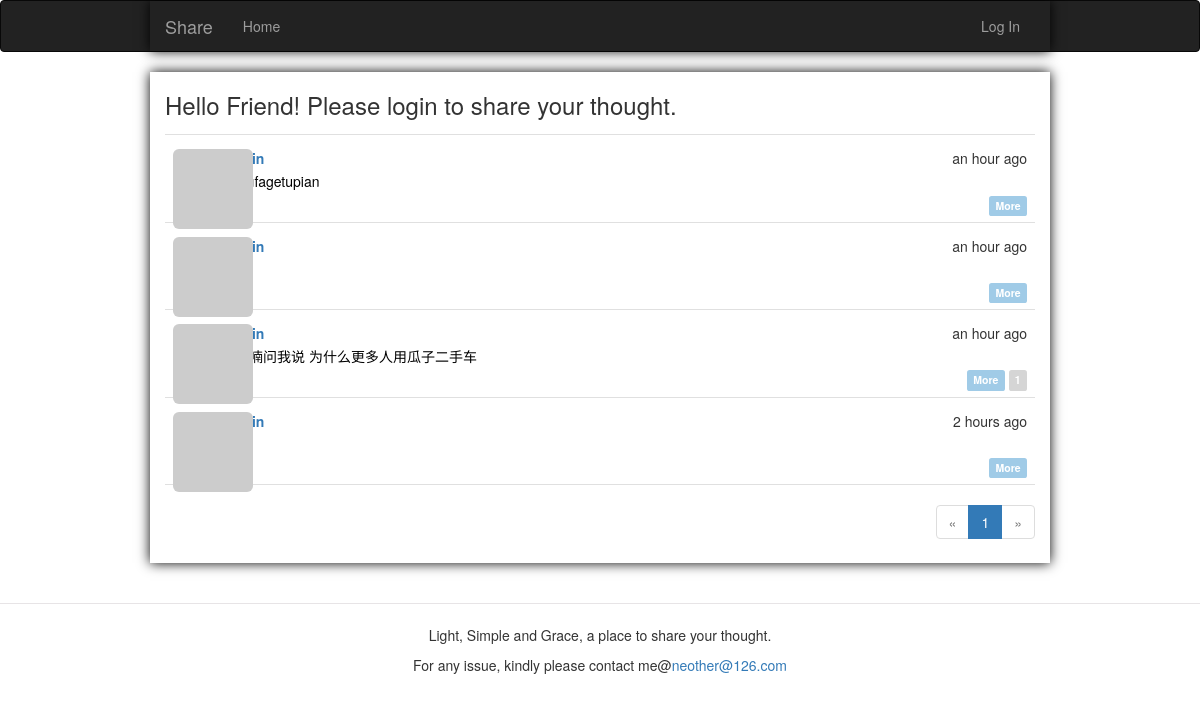
The page / on the database its author committed.
### app/models.py (models this page shows, shortened)
class Post(db.Model):
    __tablename__ = 'posts'
    id = db.Column(db.Integer, primary_key=True)
    body = db.Column(db.Text)
    timestamp = db.Column(db.DateTime, index=True, default=datetime.utcnow)
    author_id = db.Column(db.Integer, db.ForeignKey('users.id'))
    body_html = db.Column(db.Text)
    comments = db.relationship('Comment', backref='post', lazy='dynamic')
    Top = db.Column(db.Integer, default=0)

### app/main/views.py (the view)
@main.route('/', methods=['GET', 'POST'])
def index():
    form = PostForm()
    if current_user.can(Permission.WRITE) and form.validate_on_submit():
        post = Post(body=form.body.data,
                    author=current_user._get_current_object())
        db.session.add(post)
        db.session.commit()
        return redirect(url_for('.index'))
    page = request.args.get('page', 1, type=int)
    pagination = Post.query.order_by(Post.Top.desc(), Post.timestamp.desc()).paginate(
        page, per_page=current_app.config['FLASKY_POSTS_PER_PAGE'],
        error_out=False)
    posts = pagination.items
    return render_template('index.html', form=form, posts=posts,
                           pagination=pagination)

### app/auth/views.py (called while the page is built)
@auth.before_app_request
def before_request():
    if current_user.is_authenticated:
        current_user.ping()
        if not current_user.confirmed \
                and request.blueprint != 'auth' \
                and request.endpoint != 'static':
            return redirect(url_for('auth.unconfirmed'))

### app/main/__init__.py (called while the page is built)
@main.app_context_processor
def inject_permissions():
    return dict(Permission=Permission)

### app/models.py (called while the page is built)
    def gravatar_hash(self):
        return hashlib.md5(self.email.lower().encode('utf-8')).hexdigest()

    def gravatar(self, size=100, default='identicon', rating='g'):
        url = 'https://secure.gravatar.com/avatar'
        hash = self.avatar_hash or self.gravatar_hash()
        return '{url}/{hash}?s={size}&d={default}&r={rating}'.format(
            url=url, hash=hash, size=size, default=default, rating=rating)

    def can(self, permissions):
        return False

### app/templates/index.html (shortened to what this page needs)
{% extends "base.html" %}
{% import "bootstrap/wtf.html" as wtf %}
{% import "_macros.html" as macros %}
{% block page_content %}
        <h3>Hello {% if current_user.is_authenticated %}
                            {{ current_user.username }}!
                        {% else %}
                            Friend! Please login to share your thought.
                        {% endif %}</h3>
    {% include '_topic.html' %}
    {% if pagination %}
        <div class="pagination">
            {{ macros.pagination_widget(pagination, '.index') }}
        </div>
    {% endif %}
{% endblock %}

### app/templates/_topic.html (shortened to what this page needs)
<ul class="posts">
    {% for post in posts %}
        <li class="post">
            <div class="profile-thumbnail">
                <a href="{{ url_for('.user',username=post.author.username)}}">
                    <img class="img-rounded profile-thumbnail"
                    src="{{ post.author.gravatar(size=40) }}">
                </a>
            </div>
            <div class="post-content">
                <div class="post-date">{{ moment(post.timestamp).fromNow() }}</div>
                <div class="post-author">
                    <a href="{{ url_for('.user',username=post.author.username)}}">
                    </a>
                </div>
                <div class="post-body">
                    <a style="color:black" href="{{ url_for('.post', id=post.id) }}">
                        {{ post.body_html | striptags}}
                </div>
                <div class="post-footer">
                    <a href="{{ url_for('.post', id=post.id) }}">
                                    <span class="label label-info">More</span></a>
                        {% if post.comments.count() != 0 %}
                            <a href="{{ url_for('.post', id=post.id) }}#comments">
                                <span class="label label-default">{{post.comments.count()}}</span></a>
                                {% endif %}
                                </div>
                            </div>
                        </li>
                    {% endfor %}
                </ul>

### app/static/styles.css (style rules this page uses)
.profile-thumbnail { margin-top: 3px; position: absolute; }
ul.posts { list-style-type: none; padding: 0px; margin: 16px 0px 0px 0px; border-top: 1px solid #e0e0e0; }
ul.posts li.post { padding: 8px; border-bottom: 1px solid #e0e0e0; }
div.post-date { float: right; }
div.post-author { font-weight: bold; }
div.post-content { margin-top: 5px; margin-left: 48px; min-height: 48px; }
div.post-footer { text-align: right; }
div.pagination { width: 100%; text-align: right; padding: 0px; margin: 0px; }
.post-body { margin-top: 3px; text-align: left; height:1.6em; overflow: hidden; text-overflow: ellipsis; display: -webkit-box; -webkit-line-clamp: 1; -webkit-box-orient: vertical; }
.label-default { background-color: #D5D5D5; }
.label-info { background-color: #A0CBE7; }

### rows shown on the page
Post: timestamp "an hour ago", body_html "woqufagetupian"
Post: timestamp "an hour ago"
Post: timestamp "an hour ago", body_html "小喃喃问我说 为什么更多人用瓜子二手车", comments.count "1"
Post: timestamp "2 hours ago"

### other values the page prints
{{ p }} "1"
